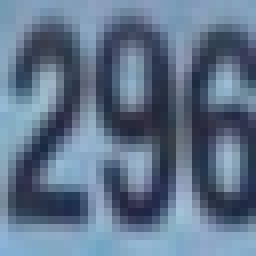
#> input picture 街景数字识别_金泽/0.jpg, 32 x 32 px (shown 8 times larger)
$ python PIL.py
#> lines starting #> are read from the running program, lines starting #| are printed output that depends on the picture
from PIL import Image
im = Image.open("0.jpg")
#> im is the input picture: PIL image 32x32 RGB; mean R, G, B 96.5, 116, 139.4
im.show

im_rotate = im.rotate(90)
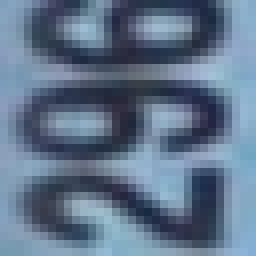
#> im_rotate: PIL image 32x32 RGB (shown 8 times larger); mean R, G, B 96.5, 116, 139.4
im_rotate.show
